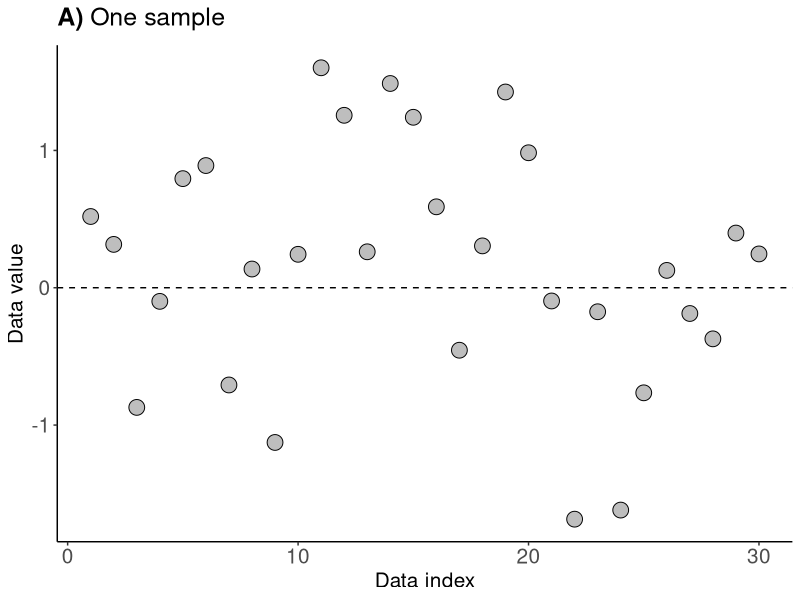
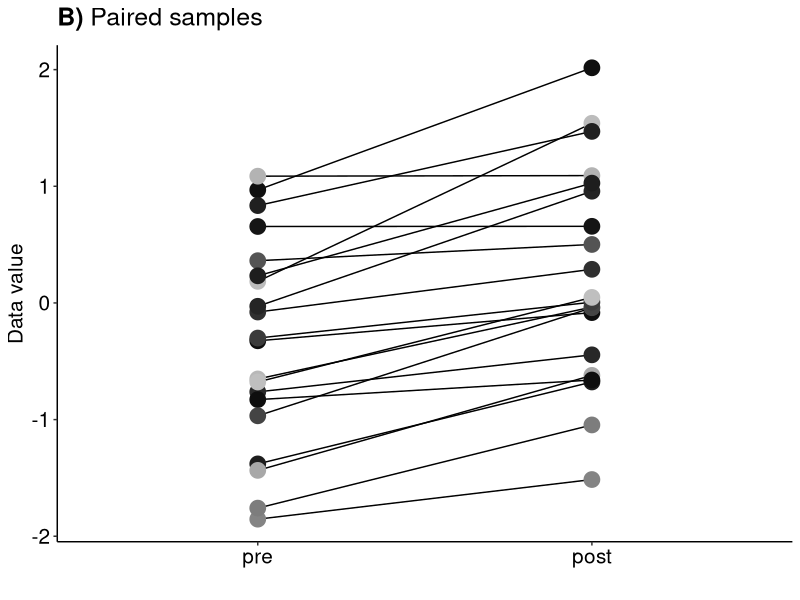
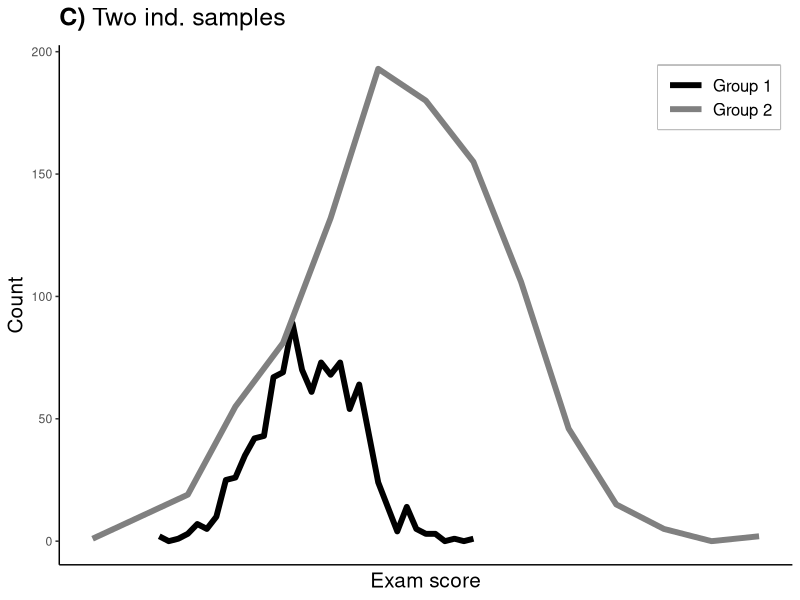
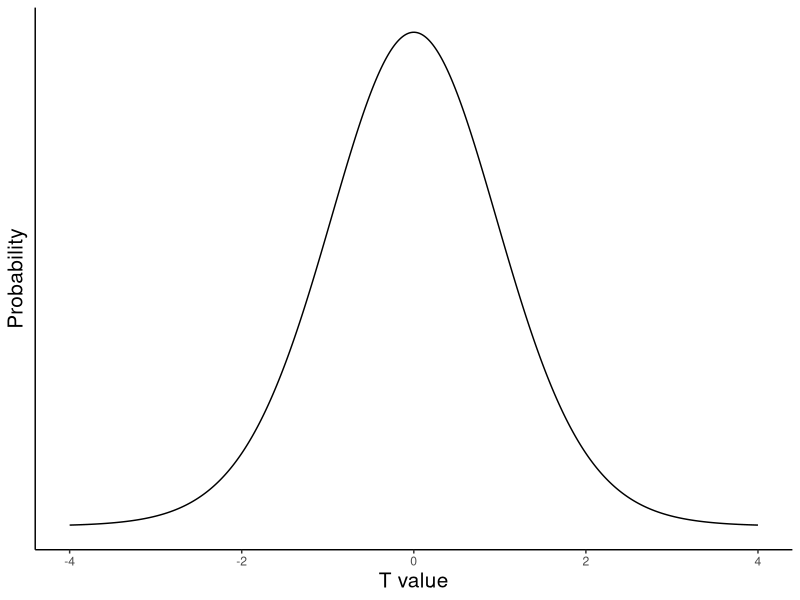
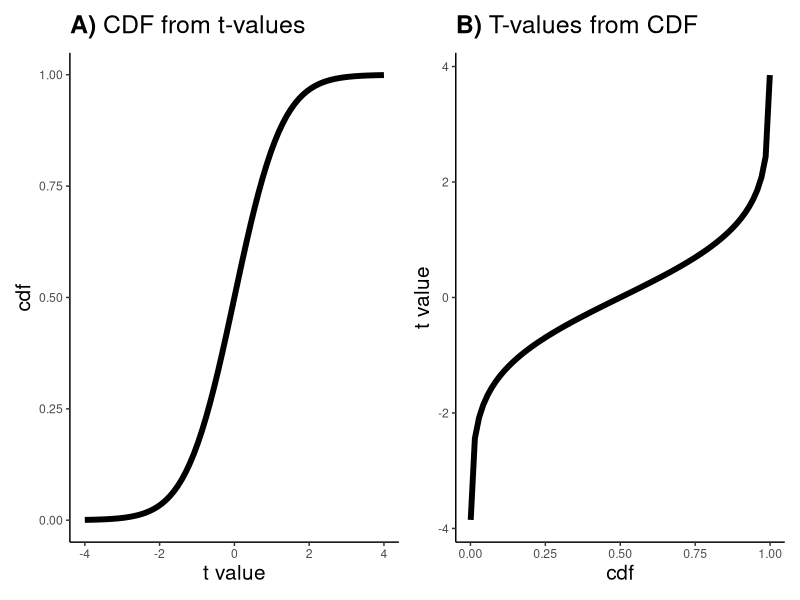
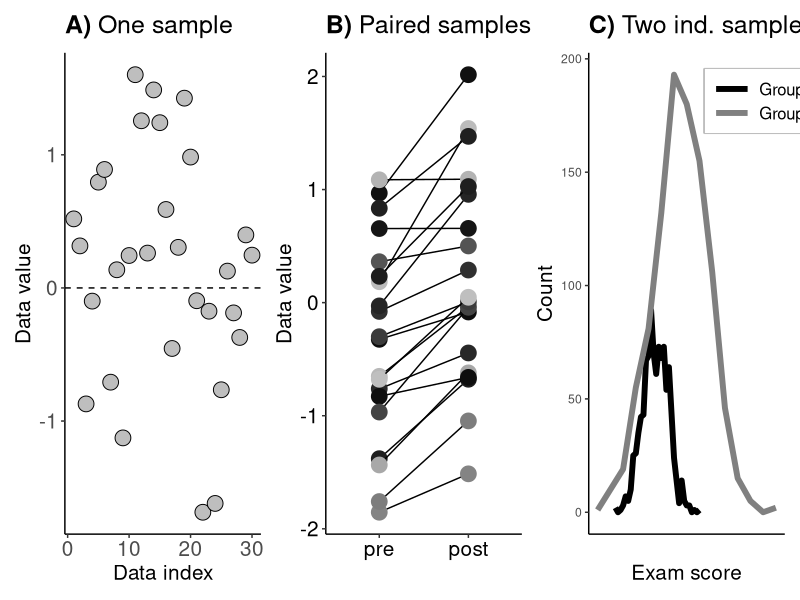
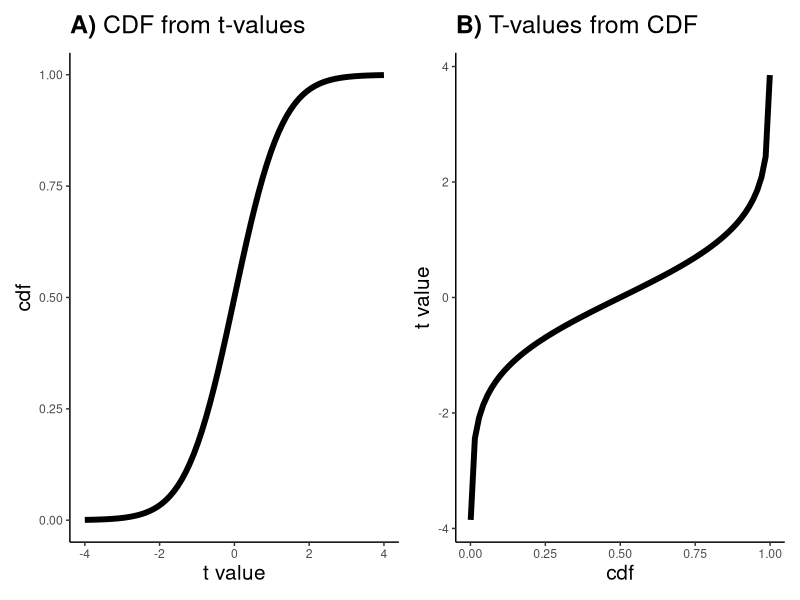

Write R code to recreate these figures, in order. (Note: this script raises an error after producing the figures.)
library(ggplot2)
library(dplyr)
library(glue)
library(stringr)
library(patchwork)
set.seed(10)

myTheme = theme(
        panel.grid.major = element_blank(), 
        panel.grid.minor = element_blank(),
        panel.background = element_blank(), 
        axis.line = element_line(colour = "black"),
        axis.title = element_text(size=15),
        title = element_text(size=15),
        legend.title = element_blank(),
        legend.box.background = element_rect(color="gray", linewidth = 1),
        legend.text = element_text(size = 12),
        legend.key = element_blank(),
        legend.key.width = unit(1, "cm"),
    )

# Figure 11.1: Goals of the t-test ----
 
## panel A: one-sample t-test ----
data = rnorm(n = 30, mean = .5)
# convert to DF:
data = tibble(data_index = 1:length(data), data_value = data)
# plot:
pA = ggplot(data=data, aes(x=data_index, y = data_value)) + 
    geom_point(
        size=5, 
        shape=21,
        color = "black",
        fill = "gray"
        ) + 
    geom_hline(yintercept = 0, linetype="dashed") + 
    theme(
        panel.grid.major = element_blank(), 
        panel.grid.minor = element_blank(),
        panel.background = element_blank(), 
        axis.line = element_line(colour = "black"),
        axis.title = element_text(size=15),
        axis.text = element_text(size=15),
        title = element_text(size=15)
    ) + 
    labs(title = bquote(bold("A)")~"One sample"),
         x = "Data index", y = "Data value")
pA 


## panel B: paired-samples t-test ----
N = 20
data1 = rnorm(n=N)
data2 = data1 + .5 + rnorm(N)*.4

pB = ggplot() + 
     theme(
        panel.grid.major = element_blank(), 
        panel.grid.minor = element_blank(),
        panel.background = element_blank(), 
        axis.line = element_line(colour = "black"),
        axis.title = element_text(size=15),
        axis.text = element_text(size=15, color="black"),
        title = element_text(size=15)
    )

for (i in 1:N) {
    # i =1
    data = tibble(data_index = factor(c(0, 1)), 
                  data_value = c(data1[[i]], data2[[i]]))
    # pick a random color
    rgb_code = runif(1,min = 0, max = .8)
    color_ = rgb(rgb_code, rgb_code, rgb_code)
    # plotting
    pB = pB + 
        aes(x=data_index, y=data_value, group=1) + 
        geom_line(data=data) +
        geom_point(
            data=data,
            size = 5,
            color = color_,
            fill = color_,
            shape=21) 
        
}

pB = pB + 
    scale_x_discrete(labels = c("pre", "post")) + 
labs(title = bquote(bold("B)")~"Paired samples"),
         x = "", y = "Data value")

pB

## panel C: two-samples t-test ----
pC = ggplot() + 
    theme(
        panel.grid.major = element_blank(), 
        panel.grid.minor = element_blank(),
        panel.background = element_blank(), 
        axis.text.x = element_blank(),
        axis.ticks.x = element_blank(), 
        axis.line = element_line(colour = "black"),
        axis.title = element_text(size=15),
        title = element_text(size=15),
        legend.position = c(.9, .9),
        legend.title = element_blank(),
        legend.box.background = element_rect(color="gray", linewidth = 1),
        legend.text = element_text(size = 12),
        legend.key = element_blank(),
        legend.key.width = unit(1, "cm"),
    )

for (i in seq(0, 1)) {
    # i=1
    data = rnorm(1000, i, (i+1)/2)
    # histogram
    nbreaks_ = nclass.FD(data)
    hist_ = hist(data, breaks = nbreaks_, plot=F)
    # convert to DF:
    data = tibble(data_index = hist_$mids,
                  data_value = hist_$counts,
                  category=glue("Group {i+1}"))
    # plot
    pC = pC + 
        aes(x=data_index, y = data_value, color=category) + 
        geom_line(
            data=data,
            linewidth=2
        )}

pC = pC + 
    scale_color_manual(values=c("Group 1" = rgb(0, 0, 0),
                                "Group 2" = rgb(0.5, 0.5, 0.5)
                                )) + 
labs(title = bquote(bold("C)")~"Two ind. samples"),
         x = "Exam score", y = "Count")
pC


p11.1 = pA + pB + pC + plot_layout(ncol=3)

# saving
ggsave("ttest_ttestGoals.png", p11.1, width=18, height = 5)


# Figure 11.2: A t-pdf ----

t = seq(-4, 4, length=573)

# a pdf with df=20
tpdf = dt(t, df = 20)

# convert to DF:
data = tibble(data_index=t,
              data_value=tpdf)

p_ttest_tpdf = ggplot(data=data, aes(x=data_index, y=data_value)) + 
    geom_line() + 
    myTheme + 
    theme(axis.text.y = element_blank(),
          axis.ticks.y = element_blank()) +
    labs(y="Probability", x = "T value")

p_ttest_tpdf

ggsave(pt, "ttest_tpdf.png")


# Computing p-values for one-tailed and two-tailed tests ----
tval = 2.1
df = 13

pvalL = pt(-tval, df, lower.tail = T)
pvalR = pt(tval, df, lower.tail = F)
pval2 = pvalR + pvalL

print(glue("One-tailed p-value on the left: {pvalL}"))
print(glue("One-tailed p-value on the rigth: {pvalR}"))
print(" ")
print(glue("Two-tailed p-value as the sum: {pvalR + pvalL}"))
print(glue("Two-tailed p-value by doubling: {2*pvalL}"))

# 
pvalS = pt(tval, df, lower.tail = F)
pvalC = 1 - pt(tval, df, lower.tail = T)

print(glue("P-value from 1-cdf: {pvalC}"))
print(glue("P-value from s.f.: {pvalS}"))
print(glue("Difference: {pvalC - pvalS}"))

# # Figure 11.3: T-values from p-values ----
t = seq(-4, 4, length=75)
df = 13

# cdf based on t-values
cdf = pt(t, df) # pt is the cdf
# convert to DF:
cdf = tibble(
    data_index = t,
    data_value = cdf
)

# t-values based on cdf
pvals = seq(.001, .999, length=73)
tVals = qt(pvals, df) # qt is inverse cdf
# convert to DF
tVals = tibble(
    data_index = pvals,
    data_value = tVals
)

pA = ggplot(
    data = cdf,
    aes(x=data_index, y = data_value)
    ) + 
    geom_line(
        linewidth=2
    ) + 
    myTheme + 
    labs(y="cdf", x = "t value",
         title=bquote(bold("A)")~"CDF from t-values"))

pB = ggplot(
    data = tVals,
    aes(x=data_index, y = data_value)
    ) + 
    geom_line(
        linewidth=2
    ) + 
    myTheme + 
    labs(y="t value", x = "cdf",
         title=bquote(bold("B)")~"T-values from CDF"))


p11.3 = pA + pB + plot_layout(ncol=2)
p11.3            

ggsave("ttest_tFromP.png", p11.3, width=10, height=4)


# example usage to get the t-value associated with p=.05 and df=13
pval = .05
tFromP_L = qt(pval, df, lower.tail = T) # inverse of P(X <= x)
tFromP_R1 = qt(1-pval, df, lower.tail = T) # inverse of P(X <= x)
tFromP_R2 = qt(pval, df, lower.tail = F)  # inverse of P(X > x)

print(glue('Variable tFromP_L:  {sprintf("%.3f",tFromP_L)}'))
print(glue('Variable tFromP_R1: {sprintf("%.3f", tFromP_R1)}'))
print(glue('Variable tFromP_R2: {sprintf("%.3f", tFromP_R2)}'))


# Figure 11.4: Example t-value ----

# empirical t-value and df:
tval = 1.6
df = 20
alpha_ = .05

# redifine the t-values and corresponding pdf
t = seq(-4, 4, length=573)
tpdf = dt(t, df = 20)

# its associated p-value (but this is one-tailed for visualization; see text and next cell!)
pval = pt(tval, df, lower.tail = F)

# critical t-value for apha
tCrit = qt(alpha_/2, df = df, lower.tail = F) # /2 for two-tailed!
pHalf = max(tpdf)/2 # 1/2 max. (vertical) p(t), used for plotting

data = tibble(
    data_index=t,
    data_value = tpdf
)

tidx = np.argmin(np.abs(t-(tval+t[-1])/2))
tidx = which.min(abs(t - (tval + t[length(t)])/2))

p = ggplot(data, aes(x=data_index, y=data_value)) + 
    geom_line(
        linewidth=1
    ) +
    geom_ribbon(
        data = filter(data, data_index >= tval), 
        aes(ymax = data_value, ymin=0),
        fill="#969696") + 
    geom_vline(
        xintercept = tCrit,
        linetype = "dashed",
        color="gray"
    ) +
    annotate(
        "text", 
        x = tCrit-0.2, y = pHalf*2, 
        label = bquote(alpha~"/2" == .(alpha_/2)),
        angle = 90
    ) + 
    annotate(
        "segment", 
        x = t[tidx] + 1, 
        xend = t[tidx],
        y = pHalf/2,
        yend = tpdf[tidx-12],
        colour = "black", 
        linewidth = 2, 
        linejoin="mitre",
        lineend="butt",
        arrow = arrow(length = unit(.1, "inches"),
                                    type="closed")
    ) + 
    annotate(
        "text", 
        x = (t[tidx]+1), y = 1.1*(pHalf/2), 
        label = bquote(.(sprintf("%.2f", 100*pval))~"%"),
    ) + 
    geom_segment(
        x = tval, xend = tval,
        y = pHalf, yend = 0,
        colour = "black", 
        arrow = arrow(length = unit(.1, "inches")) 
    ) + 
    geom_segment(
        x = tval+1, xend = tval,
        y = pHalf, yend = pHalf,
        colour = "black"
    ) +
    annotate(
        "text", size=6,
        x = 1.22*(t[tidx]), y = pHalf, 
        label = bquote(t[df]~"="~frac(bar(x)-mu,'s /'~sqrt(n))~"="~.(tval))
    ) +
    xlim(-1, t[length(t)]) + 
    ylim(0, pHalf*2.1) + 
    myTheme + 
    labs(y = bquote(rho ~ "(t/" ~ H[0] ~ ")"), 
         x = "T value")

p 
ggsave("ttest_tEmpWEq.png", p, width=7, height=5)
